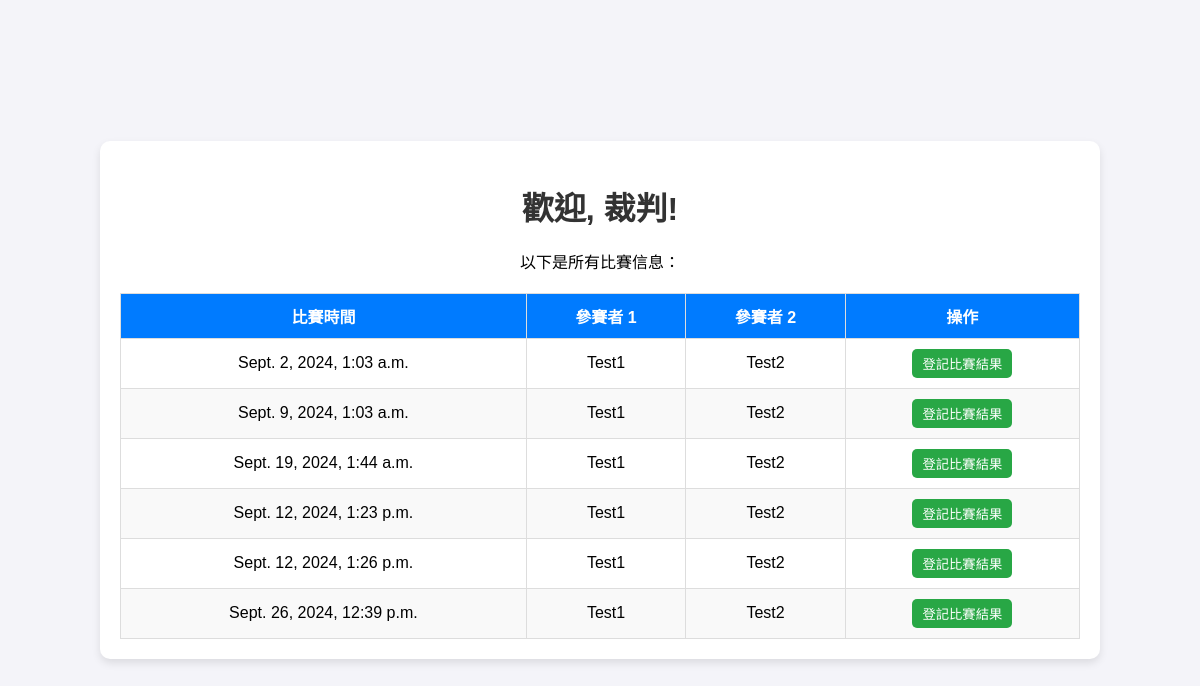
/reff/, run on an earlier commit of the app's database.
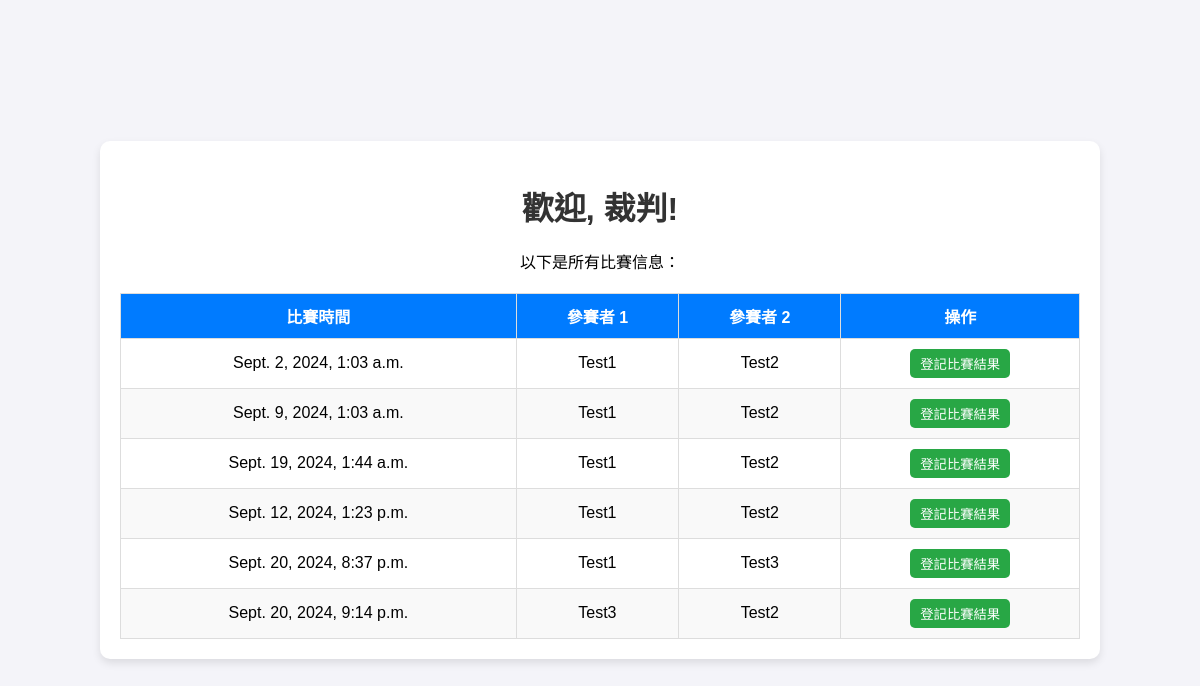
And on a later commit of the database.
### blog/models.py (models this page shows, shortened)
class Match(models.Model):
    match_time = models.DateTimeField()
    player1    = models.CharField(max_length=100)
    player2    = models.CharField(max_length=100)
    winner     = models.CharField(max_length=100, default="None")
    created_at = models.DateTimeField(auto_now_add=True)

### blog/views.py (the view)
# urls.py: path('reff/', reff_page_view, name='reff_page'),  # 配置裁判页面的路由
def reff_page_view(request):
    matches = Match.objects.all()
    return render(request, 'reff.html', {'matches': matches})

### blog/templates/reff.html (shortened to what this page needs)
<!DOCTYPE html>
<html lang="zh-Hant">
<head>
    {% load static %}
    <link rel="stylesheet" href="{% static 'css/reff.css' %}">
</head>
<body>
    <div class="container">
        <h1>歡迎, 裁判!</h1>
        <p>以下是所有比賽信息：</p>
        <table>
            <thead>
                <tr>
                    <th>比賽時間</th>
                    <th>參賽者 1</th>
                    <th>參賽者 2</th>
                    <th>操作</th>
                </tr>
            </thead>
            <tbody>
                {% for match in matches %}
                <tr>
                    <td>{{ match.match_time }}</td>
                    <td>{{ match.player1 }}</td>
                    <td>{{ match.player2 }}</td>
                    <td>
                        <form action="{% url 'register_result' match.id %}" method="get">
                            <button type="submit" class="btn-register">登記比賽結果</button>
                        </form>
                    </td>
                </tr>
                {% empty %}
                <tr>
                    <td colspan="4">暫無比賽</td>
                </tr>
                {% endfor %}
            </tbody>
        </table>
    </div>
</body>
</html>

### static/css/reff.css (style rules this page uses)
body { margin: 0; padding: 0; font-family: Arial, sans-serif; background-color: #f4f4f9; display: flex; justify-content: center; align-items: center; height: 100vh; }
.container { width: 80%; margin: 20px auto; background-color: #ffffff; padding: 20px; border-radius: 10px; box-shadow: 0 4px 8px rgba(0, 0, 0, 0.1); text-align: center; }
h1 { color: #333; margin-bottom: 20px; }
table { width: 100%; border-collapse: collapse; margin-top: 20px; }
thead { background-color: #007bff; color: white; }
th, td { padding: 10px; text-align: center; border: 1px solid #ddd; }
tbody tr:nth-child(even) { background-color: #f9f9f9; }
.btn-register { padding: 5px 10px; background-color: #28a745; color: white; border: none; border-radius: 5px; cursor: pointer; transition: background-color 0.3s; }

What changed in the data, as far as the page shows it:
removed Match: match_time "Sept. 12, 2024, 1:26 p.m.", player1 "Test1", player2 "Test2"
removed Match: match_time "Sept. 26, 2024, 12:39 p.m.", player1 "Test1", player2 "Test2"
added Match: match_time "Sept. 20, 2024, 8:37 p.m.", player1 "Test1", player2 "Test3"
added Match: match_time "Sept. 20, 2024, 9:14 p.m.", player1 "Test3", player2 "Test2"
